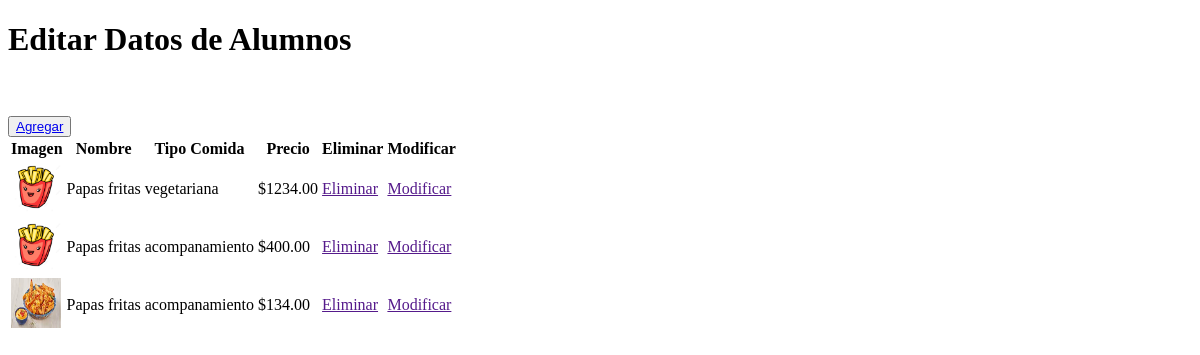
/productos_list/, run on an earlier commit of the app's database.
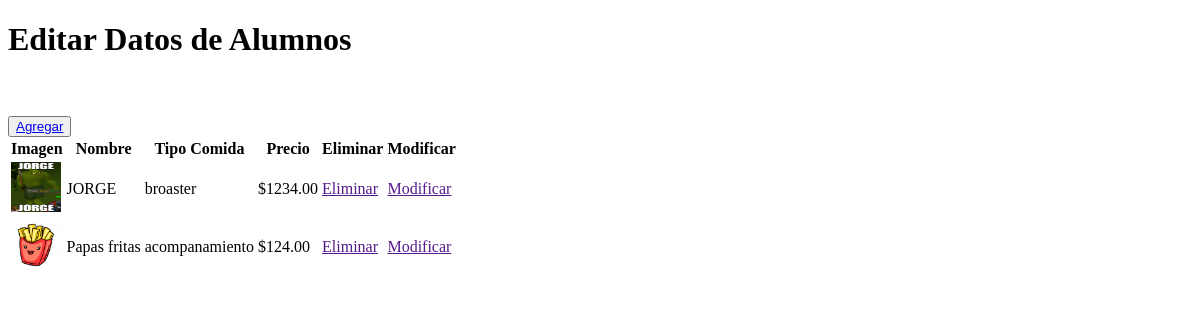
And on a later commit of the database.
### pedido/models.py (models this page shows)
class Producto(models.Model):
    TIPO_COMIDA_CHOICES = (
        ('broaster', 'Broaster'),
        ('carne', '100% carne'),
        ('vegetariana', 'Vegetariana'),
        ('acompanamiento', 'Acompañamiento'),
    )
    nombre = models.CharField(max_length=100, unique=True)
    imagen = models.ImageField(upload_to='productos')
    tipo_comida = models.CharField(max_length=20, choices=TIPO_COMIDA_CHOICES)
    precio = models.IntegerField()
    def __str__(self):
        return self.nombre

### pedido/views.py (the view)
# urls.py: path('productos_list/',views.lista_productos,name='productos_list'),
def lista_productos(request):
    print("1")
    lista_productos = Producto.objects.all()
    print(lista_productos)
    context={"productos":lista_productos}
    return render(request, 'pedido/productos_list.html',context)

### pedido/templates/pedido/productos_list.html (shortened to what this page needs)
{% load static %}
<!DOCTYPE html>
<html lang="en">
<head>
</head>
<body>
    <h1>Editar Datos de Alumnos</h1><br>
    <br>
    <button type="button">
        <a href="{% url 'agregar_productos' %}">Agregar</a>
    </button>
    <table>
        {% if productos %}
        <th>Imagen</th>
        <th>Nombre</th>
        <th>Tipo Comida</th>
        <th>Precio</th>
        <th>Eliminar</th>
        <th>Modificar</th>
        {% for x in productos %}
            <tr>
                <td><img src="{{x.imagen}}" alt="Imagen del producto" height="50px" width="50px"></td>
                <td> {{x.nombre}}</td>
                <td> {{x.tipo_comida}}</td>
                <td> ${{x.precio}}.00</td>
                <td> <a href="">Eliminar</a></td>
                <td> <a href="">Modificar</a></td>
            </tr>
            {% endfor %}
        {% endif %}
    </table>
</body>
</html>

What changed in the data, as far as the page shows it:
removed Producto: nombre "Papas fritas", tipo_comida "vegetariana", precio "1234"
removed Producto: nombre "Papas fritas", tipo_comida "acompanamiento", precio "400"
removed Producto: shows a picture, nombre "Papas fritas", tipo_comida "acompanamiento", precio "134"
added Producto: imagen (picture), nombre "JORGE", tipo_comida "broaster", precio "1234"
added Producto: nombre "Papas fritas", tipo_comida "acompanamiento", precio "124"
